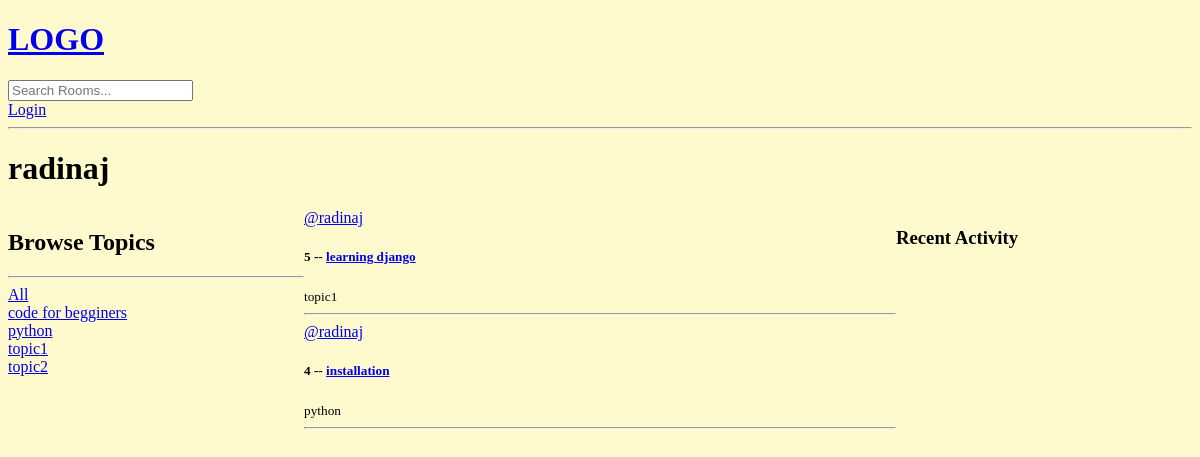
The page /profile/1 on the database as committed earlier.
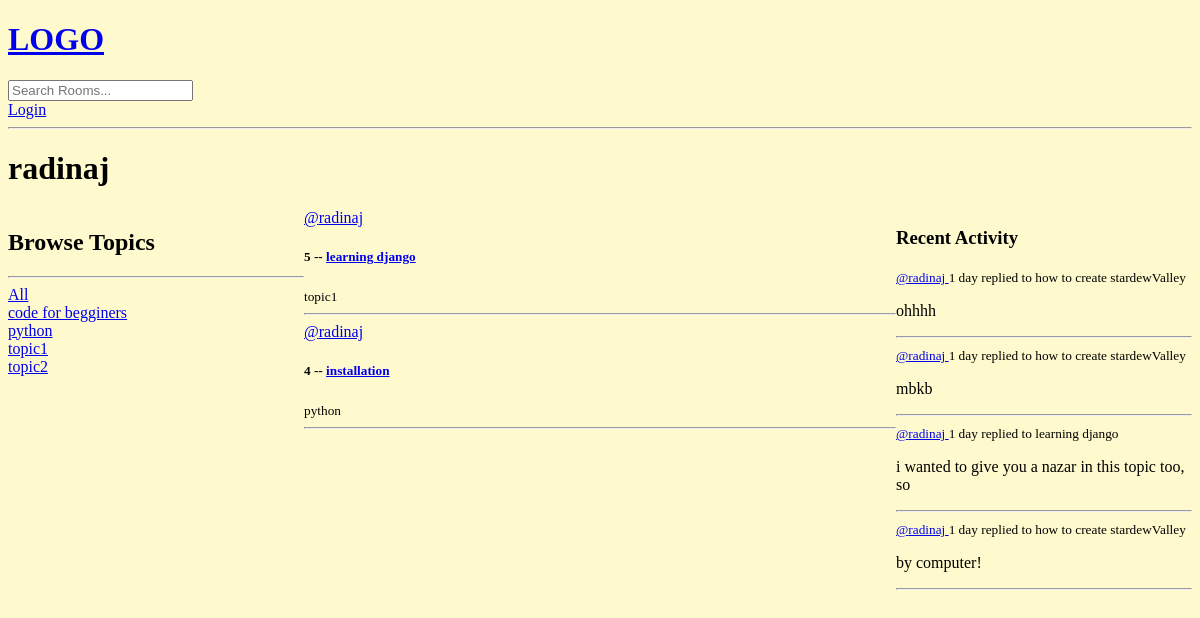
The same page on the database as committed later.
### base/models.py (models this page shows)
class Topic (models.Model):
    name = models.CharField(max_length=200)
    def __str__(self):
        return self.name

class Room(models.Model):
    host = models.ForeignKey(User, on_delete=models.SET_NULL, null=True)
    topic = models.ForeignKey('Topic', on_delete=models.SET_NULL, null=True)
    name = models.CharField(max_length=200)
    description = models.TextField(null=True)
    participants = models.ManyToManyField(User, related_name='participants', blank=True)
    updated = models.DateTimeField(auto_now=True)
    created = models.DateTimeField(auto_now_add=True)
    class Meta:
        ordering = ['-updated', '-created']
    def __str__(self):
        return self.name

class Message(models.Model):
    user = models.ForeignKey(User, on_delete=models.CASCADE)
    room = models.ForeignKey(Room, on_delete=models.CASCADE)
    body = models.TextField()
    updated = models.DateTimeField(auto_now=True)
    created = models.DateTimeField(auto_now_add=True)
    class Meta:
        ordering = ['-updated', '-created']
    def __str__(self):
        return self.body[0:50]

### base/views.py (the view)
# urls.py: path('profile/<str:pk>', views.userProfile, name="user-profile")
def userProfile(request, pk):
    user = User.objects.get(id=pk)
    rooms = user.room_set.all()
    room_messages = user.message_set.all()
    topics = Topic.objects.all()
    context = {'user':user, 'rooms':rooms, 'room_messages':room_messages, 'topics': topics}
    return render(request, 'base/profile.html', context)

### base/templates/base/profile.html (shortened to what this page needs)
{% extends 'main.html' %} {% block content %}
<h1>{{user.username}}</h1>
<div class="profile-container">
  <div>{% include 'base/topics_component.html' %}</div>
  <div>{% include 'base/feed_component.html' %}</div>
  <div>{% include 'base/activity_component.html' %}</div>
</div>
{% endblock %}

### base/templates/base/topics_component.html
<h2>Browse Topics</h2>
<hr />
<div>
  <a href="{% url 'home' %}">All</a>
</div>
{% for topic in topics %}
<div>
  <a href="{% url 'home' %}?q={{topic.name}}">{{topic.name}}</a>
</div>
{% endfor %}

### base/templates/base/feed_component.html (shortened to what this page needs)
<div>
  {% for room in rooms %}
  <div>
    <a href="{% url 'user-profile' room.host.id%}">@{{room.host.username}}</a>
    <h5>
      {{room.id}} -- <a href="{% url 'room' room.id %}"> {{room.name}} </a>
    </h5>
    <small> {{room.topic}} </small>
    <br />
    <hr />
  </div>
  {% endfor %}
</div>

### base/templates/base/activity_component.html (shortened to what this page needs)
<h3>Recent Activity</h3>
{% for message in room_messages %}
<div>
  <small
    ><a href="{% url 'user-profile' message.user.id %}">@{{message.user}} </a
    >{{message.created|timesince}}
  </small>
  <small>replied to {{message.room}}</small>
  <p>{{message}}</p>
  <hr />
</div>
{% endfor %}

Rows that differ between the two databases and show on the page:
added Message: user "radinaj", created "1 day", room "how to create stardewValley", body "ohhhh"
added Message: user "radinaj", created "1 day", room "how to create stardewValley", body "mbkb"
added Message: user "radinaj", created "1 day", room "learning django", body "i wanted to give you a nazar in this topic too, so"
added Message: user "radinaj", created "1 day", room "how to create stardewValley", body "by computer!"
